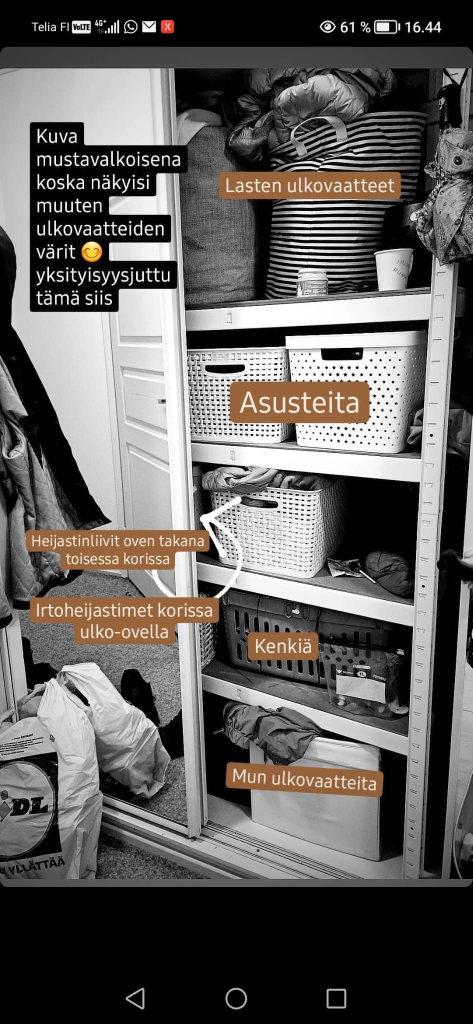
#> input picture mc_convo/mikä.jpg, 945 x 2048 px, given in place of landscape.jpg, which was not available (shown at 1/2 size)
$ jupyter execute three_pictures.ipynb   (text cells are left out)
#> lines starting #> are read from the running program, lines starting #| are printed output that depends on the picture; after the words box and inside, x2 and y2 are one past the last pixel; in counts of white or black regions, pixels touching at a corner belong together; pictures that were not available may be replaced by others from this repository, and a replacement may not be noted
[cell 1]
import cv2
from matplotlib import pyplot as plt
import numpy as np

[cell 2]
path_pears = "pears.jpg"
path_coins = "coins.jpg"
path_landscape = "landscape.jpg"

[cell 3]
image3 = cv2.imread(path_landscape)
#> image3 is the input picture: shape (2048, 945, 3); mean B, G, R 93.4, 95.7, 98.6
image3_gray = cv2.cvtColor(image3, cv2.COLOR_BGR2GRAY)

[cell 4]
image3_gray.shape
#> Out = (2048, 945)

[cell 5]
plt.imshow(image3_gray, cmap="Greys")
plt.title("image3_gray")
plt.show()

[cell 6]
kernel_blurring = np.array([
    [1,1,1],
    [1,1,1],
    [1,1,1]
])/9

[cell 7]
image3_blurred = cv2.filter2D(image3_gray, -1, kernel_blurring)

[cell 8]
plt.imshow(image3_gray, cmap="Greys")
plt.title("image3_gray")
plt.show()
plt.imshow(image3_blurred, cmap="Greys")
plt.title("image3_blurred")
plt.show()

[cell 9]
kernel_edge = np.array([
    [-1,-1,-1],
    [-1,8,-1],
    [-1,-1,-1]
])

[cell 10]
image_edges = cv2.filter2D(image3_gray,-1,kernel_edge)
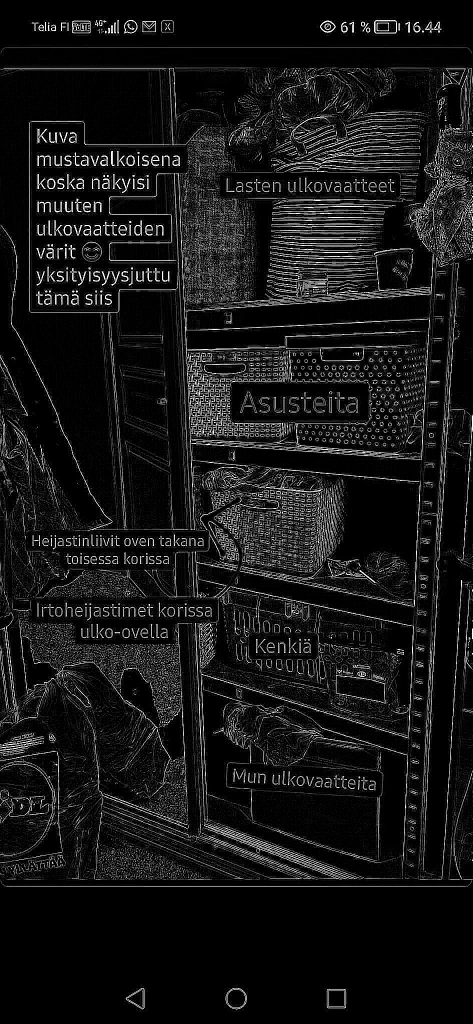
#> image_edges: shape (2048, 945) (shown at 1/2 size); min 0, max 255, mean 22.4

[cell 11]
plt.imshow(image3_gray, cmap="Greys")
plt.title("image3_gray")
plt.show()
plt.imshow(image_edges, cmap="Greys")
plt.title("image_edges")
plt.show()

[cell 12]
image3_gray.dtype

[cell 13]
np.max(image3_gray)
#> Out = 255

[cell 14]
x_kernel = np.array([[-1,0,1]])

[cell 15]
y_kernel = np.array([
    [-1],
    [0],
    [1]
])

[cell 16]
y_gradients = cv2.filter2D(image3_gray,-1,y_kernel)
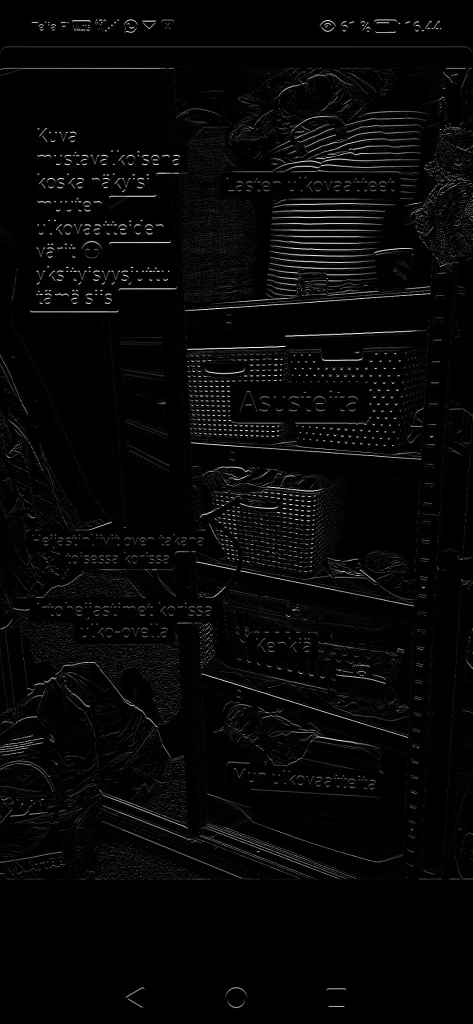
#> y_gradients: shape (2048, 945) (shown at 1/2 size); min 0, max 255, mean 7
y_gradients.dtype

[cell 17]
np.max(y_gradients)
#> Out = 255

[cell 18]
x_gradients = cv2.filter2D(image3_gray,-1,x_kernel)
gradients = np.sqrt(y_gradients**2 + x_gradients**2).astype(np.uint8)
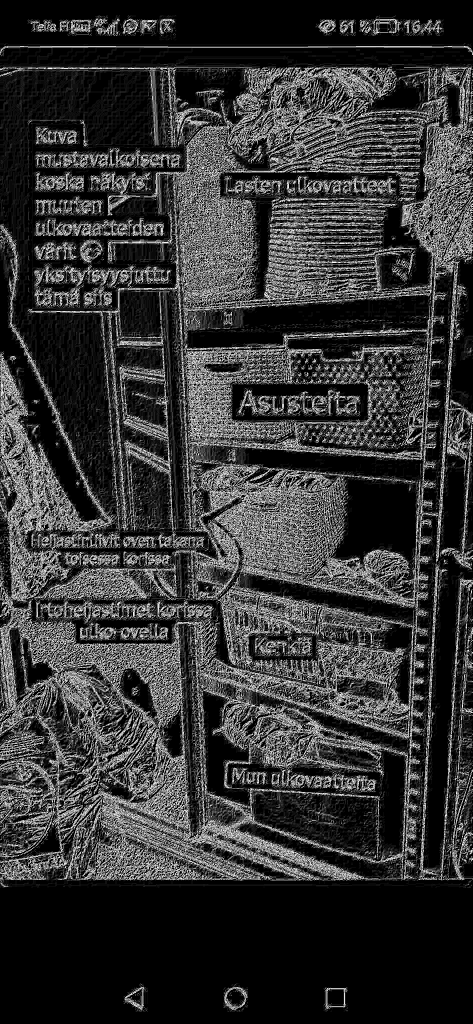
#> gradients: shape (2048, 945) (shown at 1/2 size); min 0, max 15, mean 3.14; drawn with min black and max white

[cell 19]
plt.imshow(image3_gray, cmap="Greys")
plt.title("image3_gray")
plt.show()
plt.imshow(y_gradients, cmap="Greys")
plt.title("y_gradients")
plt.show()
plt.imshow(x_gradients, cmap="Greys")
plt.title("x_gradients")
plt.show()
plt.imshow(gradients)
plt.title("gradients")
plt.show()

[cell 20]
image3_gray_float = image3_gray.astype(np.float32)
image3_gray_float.dtype

[cell 21]
np.max(image3_gray_float)
#> Out = 255

[cell 22]
x_kernel = np.array([[-1,0,1]]).astype(np.float32)
y_kernel = np.array([
    [-1],
    [0],
    [1]
])

y_gradients = cv2.filter2D(image3_gray_float,-1,y_kernel)
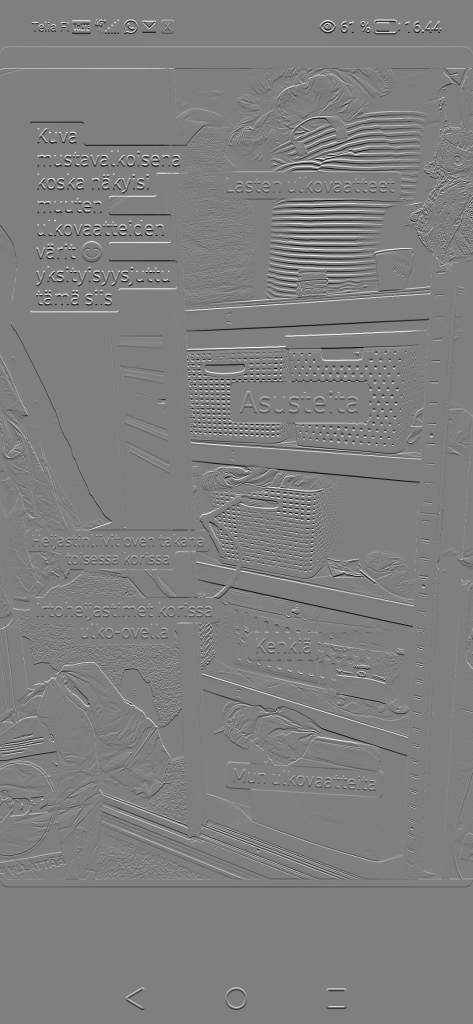
#> y_gradients: shape (2048, 945) float32 (shown at 1/2 size); min -255, max 255, mean 0; drawn with min black and max white

[cell 23]
image3_gray_float.dtype

[cell 24]
np.max(image3_gray_float)
#> Out = 255

[cell 25]
np.min(image3_gray_float)
#> Out = 0

[cell 26]
x_gradients = cv2.filter2D(image3_gray_float,-1,x_kernel)
gradients = np.sqrt(y_gradients**2 + x_gradients**2)
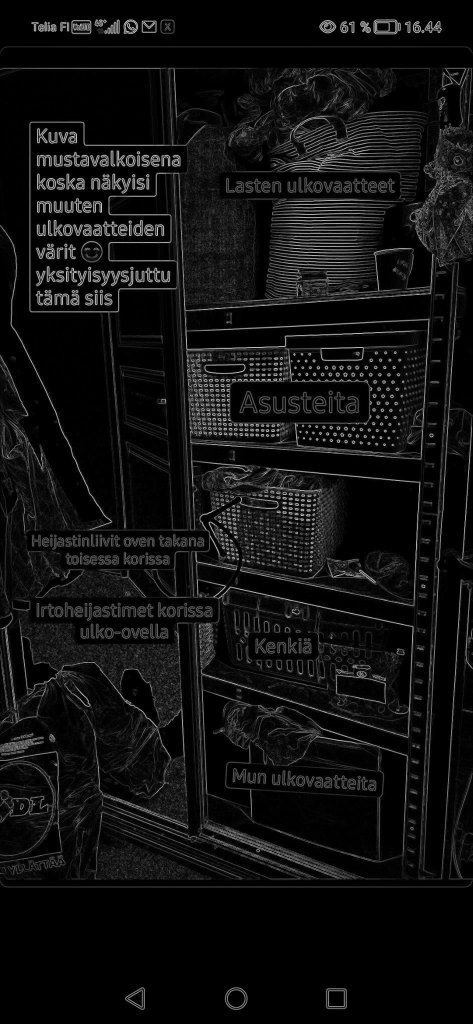
#> gradients: shape (2048, 945) float32 (shown at 1/2 size); min 0, max 333.1, mean 22.3; drawn with min black and max white

[cell 27]
plt.imshow(image3_gray, cmap="Greys")
plt.title("image3_gray")
plt.show()
plt.imshow(y_gradients, cmap="Greys")
plt.title("y_gradients")
plt.show()
plt.imshow(x_gradients, cmap="Greys")
plt.title("x_gradients")
plt.show()
plt.imshow(gradients)
plt.title("gradients")
plt.show()

[cell 28]
kernel_blurring = np.array([
    [-1,0,1],
    [-1,0,1],
    [-1,0,1]
])/9

[cell 29]
image3_blurred = cv2.filter2D(image3_gray, -1, kernel_blurring)

[cell 30]
x_kernel = np.array([[-1,0,1]])

[cell 31]
y_kernel = np.array([
    [-1],
    [0],
    [1]
])

[cell 32]
y_gradients = cv2.filter2D(image3_gray,-1,y_kernel)

[cell 33]
x_gradients = cv2.filter2D(image3_gray,-1,x_kernel)
gradients = np.sqrt(y_gradients**2 + x_gradients**2)

[cell 34]
image_small = cv2.resize(image3_gray, (200,160))
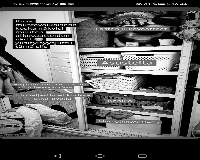
#> image_small: shape (160, 200); min 0, max 255, mean 96
plt.imshow(image_small, cmap="Greys")
plt.title("Greys_small")
plt.show()

[cell 35]
_,image_small_with_threshold = cv2.threshold(image_small, 127,255,cv2.THRESH_BINARY)
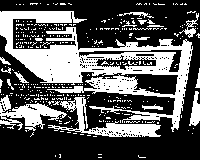
#> image_small_with_threshold: shape (160, 200); 36% white; 380 white regions (362 under 20 px), largest, box (x1, y1, x2, y2) and area: (0, 11, 193, 132) 7443, (48, 97, 161, 137) 1200, (0, 95, 67, 131) 984
plt.imshow(image_small_with_threshold, cmap="Greys")
plt.title("greys with treshold")
plt.show()

[cell 36]
first_map = np.zeros((32,40))
for i in range(first_map.shape[0]):
    for u in range(first_map.shape[1]):
        first_map[i][u] = np.mean(image_small_with_threshold[i*5:(i+1)*5,u*5:(u+1)*5])
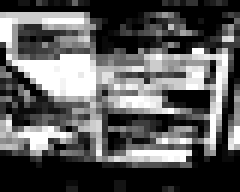
#> first_map: shape (32, 40) float64 (shown 6 times larger); min 0, max 255, mean 91.9
plt.imshow(first_map, cmap="Greys")
plt.title("first_map")
plt.show()

[cell 37]
_,first_map_with_threshold = cv2.threshold(first_map, 127,255,cv2.THRESH_BINARY)
#> first_map_with_threshold: shape (32, 40) float64; 34.1% white; 16 white regions (15 under 20 px), largest, box (x1, y1, x2, y2) and area: (0, 2, 38, 27) 393
plt.imshow(first_map_with_threshold, cmap="Greys")
plt.title("first_map_with_threshold")
plt.show()

[cell 38]
second_map = np.zeros((8,10))
for i in range(second_map.shape[0]):
    for u in range(second_map.shape[1]):
        second_map[i][u] = np.mean(first_map_with_threshold[i*4:(i+1)*4,u*4:(u+1)*4])

plt.imshow(second_map, cmap="Greys")
plt.title("second_map")
plt.show()
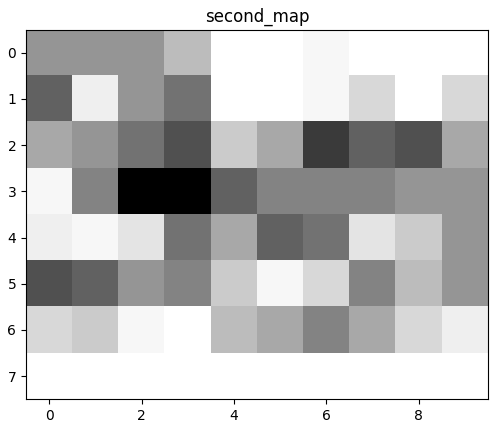
#> figure drawn by matplotlib, 1 panel

[cell 39]
_,second_map_with_threshold = cv2.threshold(second_map, 20, 255,cv2.THRESH_BINARY)
plt.imshow(second_map_with_threshold, cmap="Greys")
plt.title("second_map_with_threshold")
plt.show()
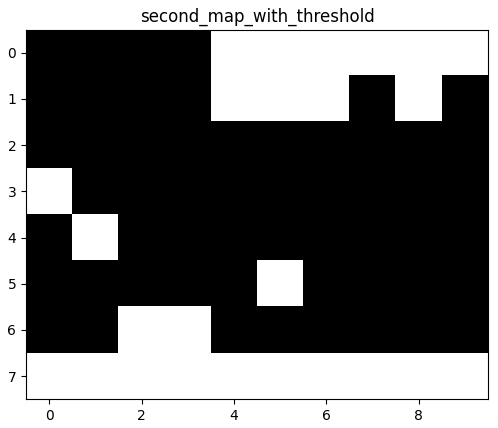
#> figure drawn by matplotlib, 1 panel
